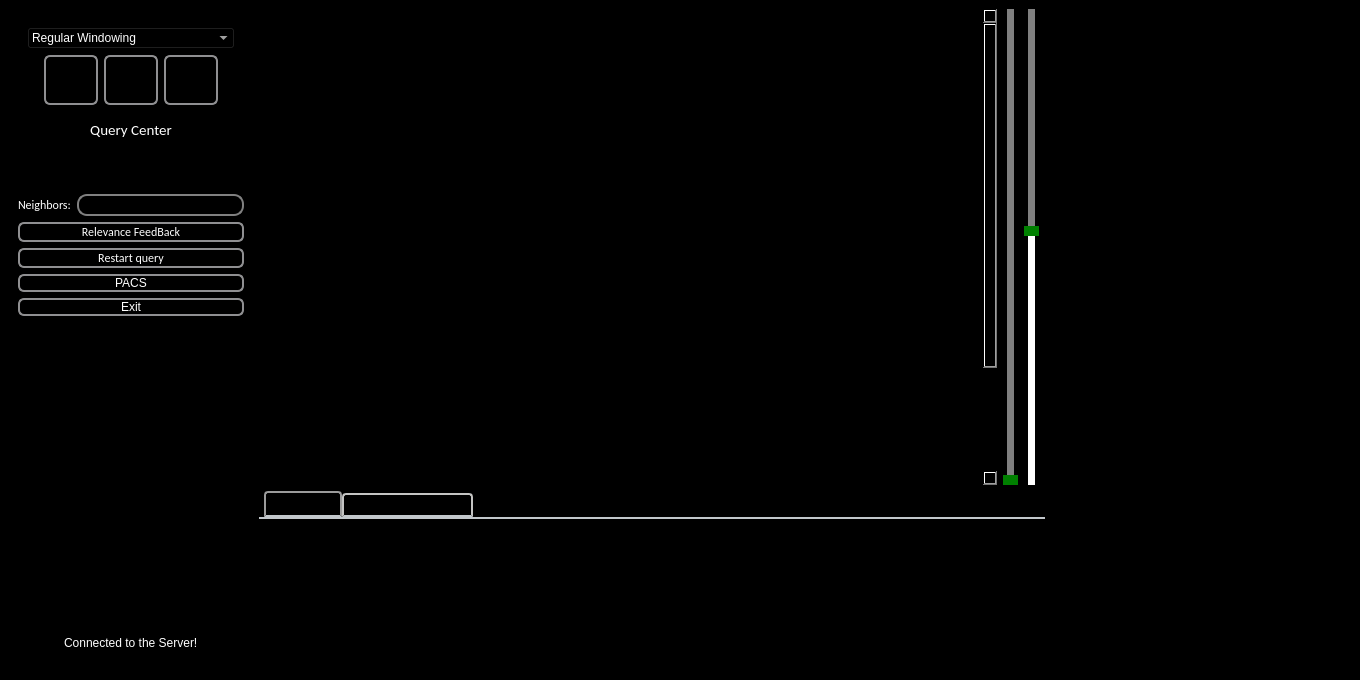
<?xml version="1.0" encoding="UTF-8"?>
<ui version="4.0">
 <class>OberonViewer</class>
 <widget class="QMainWindow" name="OberonViewer">
  <property name="geometry">
   <rect>
    <x>0</x>
    <y>0</y>
    <width>1360</width>
    <height>680</height>
   </rect>
  </property>
  <property name="sizePolicy">
   <sizepolicy hsizetype="Expanding" vsizetype="Expanding">
    <horstretch>0</horstretch>
    <verstretch>0</verstretch>
   </sizepolicy>
  </property>
  <property name="minimumSize">
   <size>
    <width>1360</width>
    <height>680</height>
   </size>
  </property>
  <property name="maximumSize">
   <size>
    <width>16777215</width>
    <height>16777215</height>
   </size>
  </property>
  <property name="windowTitle">
   <string>Higiia - Oberon Viewer Screen</string>
  </property>
  <property name="windowIcon">
   <iconset resource="../../icons.qrc">
    <normaloff>:/icons/favicon.ico</normaloff>:/icons/favicon.ico</iconset>
  </property>
  <property name="styleSheet">
   <string notr="true">QMainWindow{
	background-color: black;
}

QLabel{
	color: white;
}

QWidget{
	background-color: black;
	font-size: 9pt;
}

QScrollArea{
	background-color: black;
}


 QPushButton {
     border: 2px solid #8f8f91;
     border-radius: 6px;
     background-color: rgb(0,0,0);
     min-width: 80px;
	color: white;
 }


 QPushButton:pressed {
     background-color: qlineargradient(x1: 0, y1: 0, x2: 0, y2: 1,
                                       stop: 0 #dadbde, stop: 1 #f6f7fa);
 }

 QPushButton:flat {
     border: none; /* no border for a flat push button */
 }

 QPushButton:default {
     border-color: navy; /* make the default button prominent */
 }

QSlider::groove:vertical {
    background: red;
    position: absolute; /* absolutely position 4px from the left and right of the widget. setting margins on the widget should work too... */
    left: 4px; right: 4px;
}

QSlider::handle:vertical {
    height: 10px;
    background: green;
    margin: 0 -4px; /* expand outside the groove */
}

QSlider::add-page:vertical {
    background: white;
}

QSlider::sub-page:vertical {
    background: gray;
}

QTabWidget::pane { /* The tab widget frame */
    border-top: 2px solid #C2C7CB;
}

QTabWidget::tab-bar {
    left: 5px; /* move to the right by 5px */
	color: black;
}

/* Style the tab using the tab sub-control. Note that
    it reads QTabBar _not_ QTabWidget */
QTabBar::tab {
    background: qlineargradient(x1: 0, y1: 0, x2: 0, y2: 1,
                                stop: 0 #E1E1E1, stop: 0.4 #DDDDDD,
                                stop: 0.5 #D8D8D8, stop: 1.0 #D3D3D3);
    border: 2px solid #C4C4C3;
    border-bottom-color: #C2C7CB; /* same as the pane color */
    border-top-left-radius: 4px;
    border-top-right-radius: 4px;
    min-width: 8ex;
    padding: 2px;
	color: black;
}

QTabBar::tab:selected, QTabBar::tab:hover {
    background: qlineargradient(x1: 0, y1: 0, x2: 0, y2: 1,
                                stop: 0 #fafafa, stop: 0.4 #f4f4f4,
                                stop: 0.5 #e7e7e7, stop: 1.0 #fafafa);
	color: black;
}

QTabBar::tab:selected {
    border-color: #9B9B9B;
    border-bottom-color: #C2C7CB; /* same as pane color */
	color: black;
}

QTabBar::tab:!selected {
    margin-top: 2px; /* make non-selected tabs look smaller */
	color: black;
}

QFrame{
	border: none;
}</string>
  </property>
  <widget class="QWidget" name="lytCentral">
   <layout class="QGridLayout" name="gridLayout_6">
    <item row="1" column="1" colspan="4">
     <widget class="QTabWidget" name="tabWidget">
      <property name="minimumSize">
       <size>
        <width>0</width>
        <height>180</height>
       </size>
      </property>
      <property name="maximumSize">
       <size>
        <width>16777215</width>
        <height>180</height>
       </size>
      </property>
      <property name="font">
       <font>
        <family>Calibri</family>
        <pointsize>9</pointsize>
       </font>
      </property>
      <property name="styleSheet">
       <string notr="true"/>
      </property>
      <property name="tabPosition">
       <enum>QTabWidget::North</enum>
      </property>
      <property name="tabShape">
       <enum>QTabWidget::Rounded</enum>
      </property>
      <property name="currentIndex">
       <number>0</number>
      </property>
      <widget class="QWidget" name="lstInfluencedImages">
       <attribute name="title">
        <string>Nested results</string>
       </attribute>
       <layout class="QGridLayout" name="gridLayout_8">
        <property name="sizeConstraint">
         <enum>QLayout::SetNoConstraint</enum>
        </property>
        <property name="leftMargin">
         <number>1</number>
        </property>
        <property name="topMargin">
         <number>1</number>
        </property>
        <property name="rightMargin">
         <number>1</number>
        </property>
        <property name="verticalSpacing">
         <number>1</number>
        </property>
        <item row="0" column="0">
         <widget class="QScrollArea" name="scrollAreaInfluenced">
          <property name="sizePolicy">
           <sizepolicy hsizetype="Expanding" vsizetype="Expanding">
            <horstretch>160</horstretch>
            <verstretch>0</verstretch>
           </sizepolicy>
          </property>
          <property name="maximumSize">
           <size>
            <width>16777215</width>
            <height>160</height>
           </size>
          </property>
          <property name="frameShape">
           <enum>QFrame::NoFrame</enum>
          </property>
          <property name="widgetResizable">
           <bool>true</bool>
          </property>
          <widget class="QWidget" name="scrollAreaWidgetContents_2">
           <property name="geometry">
            <rect>
             <x>0</x>
             <y>0</y>
             <width>784</width>
             <height>141</height>
            </rect>
           </property>
           <layout class="QGridLayout" name="gridLayout_10">
            <property name="leftMargin">
             <number>1</number>
            </property>
            <property name="topMargin">
             <number>1</number>
            </property>
            <property name="rightMargin">
             <number>1</number>
            </property>
            <property name="bottomMargin">
             <number>1</number>
            </property>
            <item row="0" column="0">
             <layout class="QGridLayout" name="lytDiversity"/>
            </item>
           </layout>
          </widget>
         </widget>
        </item>
       </layout>
      </widget>
      <widget class="QWidget" name="lstMyList">
       <attribute name="title">
        <string>My list of relevant results</string>
       </attribute>
       <layout class="QGridLayout" name="gridLayout_12">
        <property name="leftMargin">
         <number>1</number>
        </property>
        <property name="topMargin">
         <number>1</number>
        </property>
        <property name="rightMargin">
         <number>1</number>
        </property>
        <property name="bottomMargin">
         <number>1</number>
        </property>
        <item row="0" column="0">
         <widget class="QScrollArea" name="scrollAreaMyList">
          <property name="frameShape">
           <enum>QFrame::NoFrame</enum>
          </property>
          <property name="widgetResizable">
           <bool>true</bool>
          </property>
          <widget class="QWidget" name="scrollAreaWidgetContents_3">
           <property name="geometry">
            <rect>
             <x>0</x>
             <y>0</y>
             <width>784</width>
             <height>149</height>
            </rect>
           </property>
           <layout class="QGridLayout" name="gridLayout_13">
            <property name="leftMargin">
             <number>1</number>
            </property>
            <property name="topMargin">
             <number>1</number>
            </property>
            <property name="rightMargin">
             <number>1</number>
            </property>
            <property name="bottomMargin">
             <number>1</number>
            </property>
            <item row="0" column="0">
             <layout class="QGridLayout" name="lytMyList"/>
            </item>
           </layout>
          </widget>
         </widget>
        </item>
       </layout>
      </widget>
     </widget>
    </item>
    <item row="0" column="1">
     <widget class="QScrollArea" name="scrollArea">
      <property name="minimumSize">
       <size>
        <width>450</width>
        <height>0</height>
       </size>
      </property>
      <property name="styleSheet">
       <string notr="true"/>
      </property>
      <property name="verticalScrollBarPolicy">
       <enum>Qt::ScrollBarAsNeeded</enum>
      </property>
      <property name="horizontalScrollBarPolicy">
       <enum>Qt::ScrollBarAsNeeded</enum>
      </property>
      <property name="widgetResizable">
       <bool>true</bool>
      </property>
      <widget class="QWidget" name="scrollAreaWidgetContents">
       <property name="geometry">
        <rect>
         <x>0</x>
         <y>0</y>
         <width>724</width>
         <height>620</height>
        </rect>
       </property>
       <layout class="QGridLayout" name="gridLayout_7">
        <item row="0" column="2">
         <spacer name="horizontalSpacer_2">
          <property name="orientation">
           <enum>Qt::Horizontal</enum>
          </property>
          <property name="sizeHint" stdset="0">
           <size>
            <width>40</width>
            <height>20</height>
           </size>
          </property>
         </spacer>
        </item>
        <item row="0" column="0">
         <spacer name="horizontalSpacer">
          <property name="orientation">
           <enum>Qt::Horizontal</enum>
          </property>
          <property name="sizeHint" stdset="0">
           <size>
            <width>40</width>
            <height>20</height>
           </size>
          </property>
         </spacer>
        </item>
        <item row="0" column="1">
         <layout class="QGridLayout" name="gridLayout_3">
          <item row="0" column="0">
           <widget class="QLabel" name="lblCenter">
            <property name="minimumSize">
             <size>
              <width>600</width>
              <height>600</height>
             </size>
            </property>
            <property name="maximumSize">
             <size>
              <width>9999999</width>
              <height>9999999</height>
             </size>
            </property>
            <property name="cursor">
             <cursorShape>ArrowCursor</cursorShape>
            </property>
            <property name="mouseTracking">
             <bool>false</bool>
            </property>
            <property name="text">
             <string/>
            </property>
            <property name="pixmap">
             <pixmap>:/new/prefix1/43.jpg</pixmap>
            </property>
           </widget>
          </item>
         </layout>
        </item>
       </layout>
      </widget>
     </widget>
    </item>
    <item row="0" column="2">
     <widget class="QSlider" name="sliderCenter">
      <property name="minimum">
       <number>0</number>
      </property>
      <property name="maximum">
       <number>3000</number>
      </property>
      <property name="singleStep">
       <number>30</number>
      </property>
      <property name="pageStep">
       <number>100</number>
      </property>
      <property name="value">
       <number>0</number>
      </property>
      <property name="orientation">
       <enum>Qt::Vertical</enum>
      </property>
     </widget>
    </item>
    <item row="0" column="3">
     <widget class="QSlider" name="sliderWidth">
      <property name="minimum">
       <number>0</number>
      </property>
      <property name="maximum">
       <number>3000</number>
      </property>
      <property name="singleStep">
       <number>30</number>
      </property>
      <property name="pageStep">
       <number>30</number>
      </property>
      <property name="value">
       <number>1600</number>
      </property>
      <property name="tracking">
       <bool>true</bool>
      </property>
      <property name="orientation">
       <enum>Qt::Vertical</enum>
      </property>
      <property name="invertedAppearance">
       <bool>false</bool>
      </property>
      <property name="invertedControls">
       <bool>false</bool>
      </property>
      <property name="tickPosition">
       <enum>QSlider::NoTicks</enum>
      </property>
     </widget>
    </item>
    <item row="0" column="0" rowspan="2">
     <widget class="QFrame" name="lytQueryCenter">
      <property name="minimumSize">
       <size>
        <width>180</width>
        <height>0</height>
       </size>
      </property>
      <property name="maximumSize">
       <size>
        <width>244</width>
        <height>16777215</height>
       </size>
      </property>
      <property name="styleSheet">
       <string notr="true"/>
      </property>
      <property name="frameShape">
       <enum>QFrame::StyledPanel</enum>
      </property>
      <property name="frameShadow">
       <enum>QFrame::Raised</enum>
      </property>
      <layout class="QGridLayout" name="gridLayout_2">
       <item row="6" column="0">
        <widget class="QLabel" name="lblNumberOfNeighbors">
         <property name="font">
          <font>
           <family>Calibri</family>
           <pointsize>9</pointsize>
          </font>
         </property>
         <property name="styleSheet">
          <string notr="true">color: white;</string>
         </property>
         <property name="text">
          <string>Neighbors:</string>
         </property>
        </widget>
       </item>
       <item row="11" column="0" colspan="2">
        <widget class="QPushButton" name="btnExit">
         <property name="text">
          <string>Exit</string>
         </property>
        </widget>
       </item>
       <item row="1" column="0" colspan="2">
        <widget class="QFrame" name="lytButtons">
         <property name="frameShape">
          <enum>QFrame::StyledPanel</enum>
         </property>
         <property name="frameShadow">
          <enum>QFrame::Raised</enum>
         </property>
         <layout class="QGridLayout" name="gridLayout_4">
          <item row="2" column="2">
           <widget class="QPushButton" name="btnZoomOut">
            <property name="minimumSize">
             <size>
              <width>54</width>
              <height>50</height>
             </size>
            </property>
            <property name="maximumSize">
             <size>
              <width>50</width>
              <height>50</height>
             </size>
            </property>
            <property name="styleSheet">
             <string notr="true"> QPushButton {
     border: 2px solid #8f8f91;
     border-radius: 6px;
     background-color: black;
     min-width: 50px;
	color: black;
 }

 QPushButton:pressed {
     background-color: black;
 }

 QPushButton:flat {
     border: none; /* no border for a flat push button */
 }

 QPushButton:default {
     border-color: navy; /* make the default button prominent */
 }</string>
            </property>
            <property name="text">
             <string/>
            </property>
            <property name="icon">
             <iconset resource="../../icons.qrc">
              <normaloff>:/icons/icoZoomOut.png</normaloff>:/icons/icoZoomOut.png</iconset>
            </property>
            <property name="iconSize">
             <size>
              <width>36</width>
              <height>36</height>
             </size>
            </property>
           </widget>
          </item>
          <item row="2" column="0">
           <spacer name="horizontalSpacer_3">
            <property name="orientation">
             <enum>Qt::Horizontal</enum>
            </property>
            <property name="sizeHint" stdset="0">
             <size>
              <width>40</width>
              <height>20</height>
             </size>
            </property>
           </spacer>
          </item>
          <item row="2" column="3">
           <widget class="QPushButton" name="btnPDF">
            <property name="minimumSize">
             <size>
              <width>54</width>
              <height>50</height>
             </size>
            </property>
            <property name="maximumSize">
             <size>
              <width>50</width>
              <height>50</height>
             </size>
            </property>
            <property name="styleSheet">
             <string notr="true"> QPushButton {
     border: 2px solid #8f8f91;
     border-radius: 6px;
     background-color: black;
     min-width: 50px;
	color: black;
 }

 QPushButton:pressed {
     background-color: black;
 }

 QPushButton:flat {
     border: none; /* no border for a flat push button */
 }

 QPushButton:default {
     border-color: navy; /* make the default button prominent */
 }</string>
            </property>
            <property name="text">
             <string/>
            </property>
            <property name="icon">
             <iconset resource="../../icons.qrc">
              <normaloff>:/icons/icoPdf.png</normaloff>:/icons/icoPdf.png</iconset>
            </property>
            <property name="iconSize">
             <size>
              <width>40</width>
              <height>40</height>
             </size>
            </property>
           </widget>
          </item>
          <item row="2" column="1">
           <widget class="QPushButton" name="btnZoomIn">
            <property name="minimumSize">
             <size>
              <width>54</width>
              <height>50</height>
             </size>
            </property>
            <property name="maximumSize">
             <size>
              <width>50</width>
              <height>50</height>
             </size>
            </property>
            <property name="styleSheet">
             <string notr="true"> QPushButton {
     border: 2px solid #8f8f91;
     border-radius: 6px;
     background-color: black;
     min-width: 50px;
	color: black;
 }

 QPushButton:pressed {
     background-color: black;
 }

 QPushButton:flat {
     border: none; /* no border for a flat push button */
 }

 QPushButton:default {
     border-color: navy; /* make the default button prominent */
 }</string>
            </property>
            <property name="text">
             <string/>
            </property>
            <property name="icon">
             <iconset resource="../../icons.qrc">
              <normaloff>:/icons/icoZoomIn.png</normaloff>:/icons/icoZoomIn.png</iconset>
            </property>
            <property name="iconSize">
             <size>
              <width>36</width>
              <height>36</height>
             </size>
            </property>
           </widget>
          </item>
          <item row="1" column="0" colspan="5">
           <widget class="QComboBox" name="cbxWindowing">
            <property name="minimumSize">
             <size>
              <width>100</width>
              <height>0</height>
             </size>
            </property>
            <property name="styleSheet">
             <string notr="true">QWidget {
	color: white;
}
</string>
            </property>
            <item>
             <property name="text">
              <string>Regular Windowing</string>
             </property>
            </item>
            <item>
             <property name="text">
              <string>Brain Windowing</string>
             </property>
            </item>
            <item>
             <property name="text">
              <string>Subdural Windowing</string>
             </property>
            </item>
            <item>
             <property name="text">
              <string>Stroke Windowing</string>
             </property>
            </item>
            <item>
             <property name="text">
              <string>Temp Bones Windowing</string>
             </property>
            </item>
            <item>
             <property name="text">
              <string>Brain Soft Tissue Windowing</string>
             </property>
            </item>
            <item>
             <property name="text">
              <string>Lung Windowing</string>
             </property>
            </item>
            <item>
             <property name="text">
              <string>Mediastinum Windowing</string>
             </property>
            </item>
            <item>
             <property name="text">
              <string>Abdomen S. Tissue Windowing</string>
             </property>
            </item>
            <item>
             <property name="text">
              <string>Liver Windowing</string>
             </property>
            </item>
            <item>
             <property name="text">
              <string>Spine S. Tissue Windowing</string>
             </property>
            </item>
            <item>
             <property name="text">
              <string>Spine Bone Windowing</string>
             </property>
            </item>
           </widget>
          </item>
          <item row="2" column="4">
           <spacer name="horizontalSpacer_4">
            <property name="orientation">
             <enum>Qt::Horizontal</enum>
            </property>
            <property name="sizeHint" stdset="0">
             <size>
              <width>40</width>
              <height>20</height>
             </size>
            </property>
           </spacer>
          </item>
         </layout>
        </widget>
       </item>
       <item row="9" column="0" colspan="2">
        <widget class="QPushButton" name="btnRestart">
         <property name="font">
          <font>
           <family>Calibri</family>
           <pointsize>9</pointsize>
           <weight>50</weight>
           <bold>false</bold>
          </font>
         </property>
         <property name="styleSheet">
          <string notr="true"/>
         </property>
         <property name="text">
          <string>Restart query</string>
         </property>
        </widget>
       </item>
       <item row="8" column="0" colspan="2">
        <widget class="QPushButton" name="btnFeedback">
         <property name="font">
          <font>
           <family>Calibri</family>
           <pointsize>9</pointsize>
           <weight>50</weight>
           <italic>false</italic>
           <bold>false</bold>
           <underline>false</underline>
           <strikeout>false</strikeout>
          </font>
         </property>
         <property name="styleSheet">
          <string notr="true"/>
         </property>
         <property name="text">
          <string>Relevance FeedBack</string>
         </property>
         <property name="flat">
          <bool>false</bool>
         </property>
        </widget>
       </item>
       <item row="13" column="0" colspan="2">
        <widget class="QFrame" name="frame">
         <property name="frameShape">
          <enum>QFrame::StyledPanel</enum>
         </property>
         <property name="frameShadow">
          <enum>QFrame::Raised</enum>
         </property>
         <layout class="QGridLayout" name="gridLayout_11">
          <item row="0" column="0" colspan="3">
           <widget class="QScrollArea" name="scrollArea_2">
            <property name="cursor" stdset="0">
             <cursorShape>ArrowCursor</cursorShape>
            </property>
            <property name="verticalScrollBarPolicy">
             <enum>Qt::ScrollBarAsNeeded</enum>
            </property>
            <property name="horizontalScrollBarPolicy">
             <enum>Qt::ScrollBarAsNeeded</enum>
            </property>
            <property name="widgetResizable">
             <bool>true</bool>
            </property>
            <widget class="QWidget" name="scrollAreaWidgetContents_5">
             <property name="geometry">
              <rect>
               <x>0</x>
               <y>0</y>
               <width>208</width>
               <height>96</height>
              </rect>
             </property>
             <layout class="QVBoxLayout" name="verticalLayout">
              <item>
               <widget class="QLabel" name="lblDetails">
                <property name="text">
                 <string/>
                </property>
               </widget>
              </item>
              <item>
               <spacer name="verticalSpacer_2">
                <property name="orientation">
                 <enum>Qt::Vertical</enum>
                </property>
                <property name="sizeHint" stdset="0">
                 <size>
                  <width>20</width>
                  <height>40</height>
                 </size>
                </property>
               </spacer>
              </item>
             </layout>
            </widget>
           </widget>
          </item>
          <item row="3" column="2">
           <spacer name="horizontalSpacer_10">
            <property name="orientation">
             <enum>Qt::Horizontal</enum>
            </property>
            <property name="sizeHint" stdset="0">
             <size>
              <width>40</width>
              <height>20</height>
             </size>
            </property>
           </spacer>
          </item>
          <item row="3" column="1">
           <widget class="QLabel" name="lblServerSetup">
            <property name="text">
             <string>Connected to the Server!</string>
            </property>
           </widget>
          </item>
          <item row="3" column="0">
           <spacer name="horizontalSpacer_9">
            <property name="orientation">
             <enum>Qt::Horizontal</enum>
            </property>
            <property name="sizeHint" stdset="0">
             <size>
              <width>40</width>
              <height>20</height>
             </size>
            </property>
           </spacer>
          </item>
         </layout>
        </widget>
       </item>
       <item row="10" column="0" colspan="2">
        <widget class="QPushButton" name="btnPACS">
         <property name="text">
          <string>PACS</string>
         </property>
        </widget>
       </item>
       <item row="5" column="0" colspan="2">
        <widget class="QPushButton" name="btnQueryCenter">
         <property name="styleSheet">
          <string notr="true">QPushButton {
     border: 0px;
     border-radius: 0px;
     background-color: black;
 }

 QPushButton:pressed {
     background-color: black;
 }

 QPushButton:flat {
     border: none;
 }

 QPushButton:default {
 }
</string>
         </property>
         <property name="text">
          <string/>
         </property>
         <property name="icon">
          <iconset>
           <normaloff>:/new/prefix1/11.jpg</normaloff>:/new/prefix1/11.jpg</iconset>
         </property>
         <property name="iconSize">
          <size>
           <width>200</width>
           <height>200</height>
          </size>
         </property>
        </widget>
       </item>
       <item row="6" column="1">
        <widget class="QLineEdit" name="txtKnn">
         <property name="font">
          <font>
           <family>Calibri</family>
           <pointsize>9</pointsize>
          </font>
         </property>
         <property name="styleSheet">
          <string notr="true"> QLineEdit {
     color: white;
     border: 2px solid gray;
     border-radius: 10px;
     padding: 0 8px;
     selection-background-color: darkgray;
 }</string>
         </property>
         <property name="inputMask">
          <string>999</string>
         </property>
         <property name="text">
          <string/>
         </property>
         <property name="cursorPosition">
          <number>3</number>
         </property>
        </widget>
       </item>
       <item row="2" column="0" colspan="2">
        <widget class="QLabel" name="txtQueryCenter">
         <property name="font">
          <font>
           <family>Calibri</family>
           <pointsize>9</pointsize>
          </font>
         </property>
         <property name="text">
          <string>&lt;!DOCTYPE HTML PUBLIC &quot;-//W3C//DTD HTML 4.0//EN&quot; &quot;http://www.w3.org/TR/REC-html40/strict.dtd&quot;&gt;
&lt;html&gt;&lt;head&gt;&lt;meta name=&quot;qrichtext&quot; content=&quot;1&quot; /&gt;&lt;style type=&quot;text/css&quot;&gt;
p, li { white-space: pre-wrap; }
&lt;/style&gt;&lt;/head&gt;&lt;body style=&quot; font-family:'Cantarell'; font-size:11pt; font-weight:400; font-style:normal;&quot;&gt;
&lt;p align=&quot;center&quot; style=&quot; margin-top:0px; margin-bottom:0px; margin-left:0px; margin-right:0px; -qt-block-indent:0; text-indent:0px;&quot;&gt;Query Center&lt;/p&gt;&lt;/body&gt;&lt;/html&gt;</string>
         </property>
        </widget>
       </item>
       <item row="3" column="0" colspan="2">
        <widget class="QLabel" name="lblClassification">
         <property name="maximumSize">
          <size>
           <width>16777215</width>
           <height>22</height>
          </size>
         </property>
         <property name="text">
          <string>&lt;html&gt;&lt;head/&gt;&lt;body&gt;&lt;p align=&quot;center&quot;&gt;&lt;br/&gt;&lt;/p&gt;&lt;/body&gt;&lt;/html&gt;</string>
         </property>
        </widget>
       </item>
      </layout>
     </widget>
    </item>
    <item row="0" column="5" rowspan="2">
     <widget class="QFrame" name="lytSimilar">
      <property name="maximumSize">
       <size>
        <width>300</width>
        <height>16777215</height>
       </size>
      </property>
      <property name="styleSheet">
       <string notr="true"/>
      </property>
      <property name="frameShape">
       <enum>QFrame::StyledPanel</enum>
      </property>
      <property name="frameShadow">
       <enum>QFrame::Raised</enum>
      </property>
      <layout class="QGridLayout" name="gridLayout">
       <item row="0" column="1" colspan="2">
        <widget class="QScrollArea" name="scrollAreaSimilar">
         <property name="minimumSize">
          <size>
           <width>290</width>
           <height>0</height>
          </size>
         </property>
         <property name="styleSheet">
          <string notr="true"/>
         </property>
         <property name="verticalScrollBarPolicy">
          <enum>Qt::ScrollBarAlwaysOff</enum>
         </property>
         <property name="horizontalScrollBarPolicy">
          <enum>Qt::ScrollBarAsNeeded</enum>
         </property>
         <property name="widgetResizable">
          <bool>true</bool>
         </property>
         <widget class="QWidget" name="scrollAreaWidgetContents_4">
          <property name="geometry">
           <rect>
            <x>0</x>
            <y>0</y>
            <width>290</width>
            <height>644</height>
           </rect>
          </property>
          <property name="minimumSize">
           <size>
            <width>290</width>
            <height>0</height>
           </size>
          </property>
          <property name="maximumSize">
           <size>
            <width>290</width>
            <height>16777215</height>
           </size>
          </property>
          <layout class="QGridLayout" name="gridLayout_9">
           <item row="0" column="0">
            <layout class="QGridLayout" name="gridLayout_5">
             <property name="sizeConstraint">
              <enum>QLayout::SetMaximumSize</enum>
             </property>
            </layout>
           </item>
          </layout>
         </widget>
        </widget>
       </item>
      </layout>
     </widget>
    </item>
   </layout>
  </widget>
 </widget>
 <tabstops>
  <tabstop>btnQueryCenter</tabstop>
  <tabstop>sliderCenter</tabstop>
  <tabstop>sliderWidth</tabstop>
  <tabstop>scrollAreaSimilar</tabstop>
  <tabstop>tabWidget</tabstop>
  <tabstop>scrollAreaInfluenced</tabstop>
  <tabstop>cbxWindowing</tabstop>
  <tabstop>btnZoomIn</tabstop>
  <tabstop>btnZoomOut</tabstop>
  <tabstop>btnPDF</tabstop>
  <tabstop>scrollArea</tabstop>
  <tabstop>txtKnn</tabstop>
  <tabstop>btnFeedback</tabstop>
  <tabstop>btnRestart</tabstop>
  <tabstop>btnExit</tabstop>
  <tabstop>scrollArea_2</tabstop>
  <tabstop>scrollAreaMyList</tabstop>
 </tabstops>
 <resources>
  <include location="../../icons.qrc"/>
 </resources>
 <connections/>
</ui>
